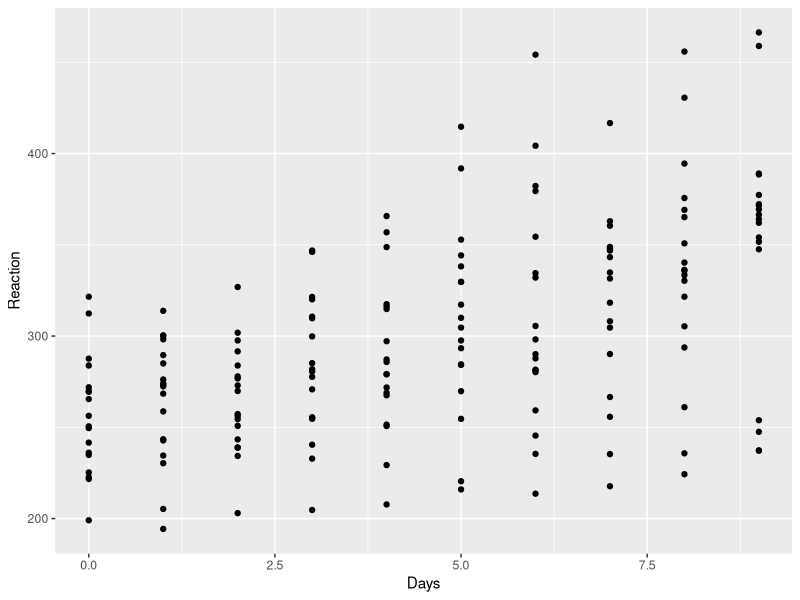
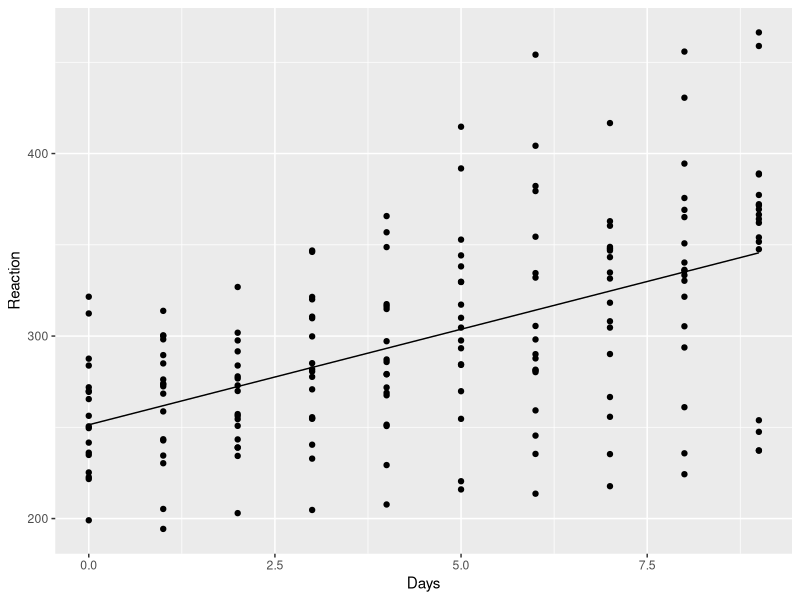
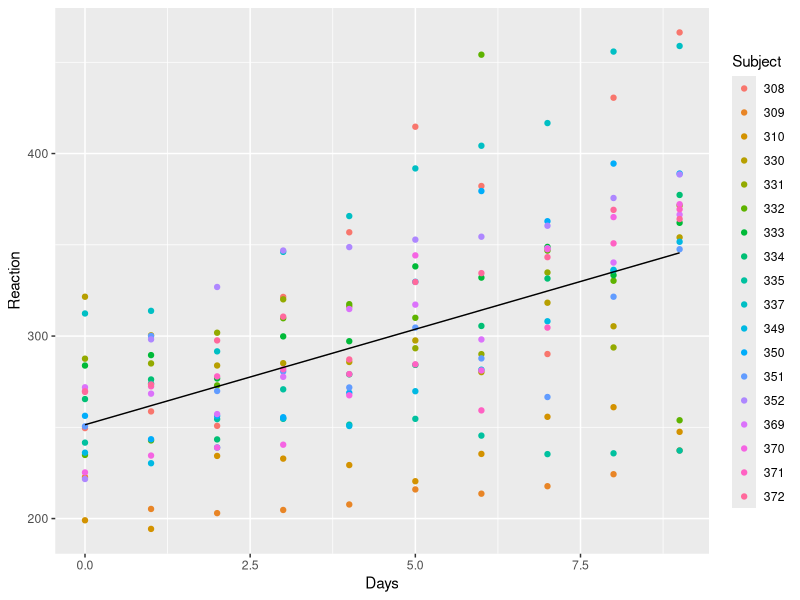
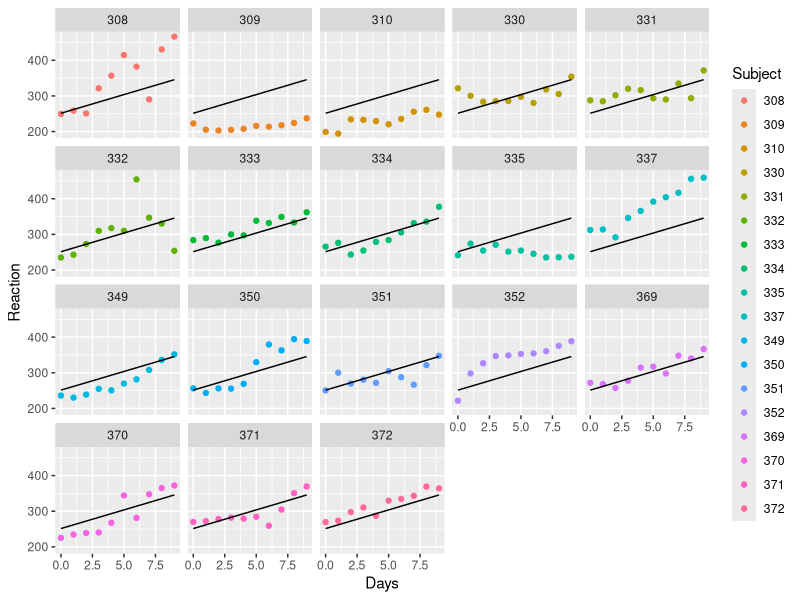
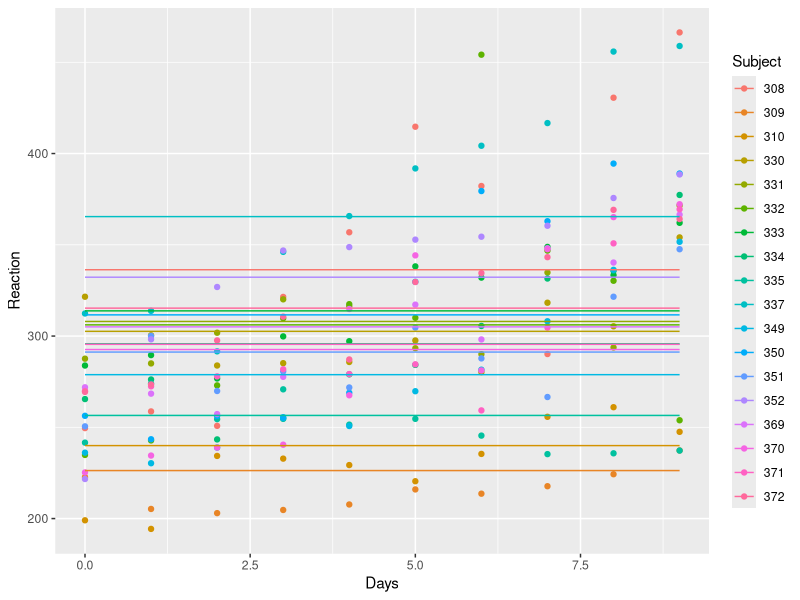
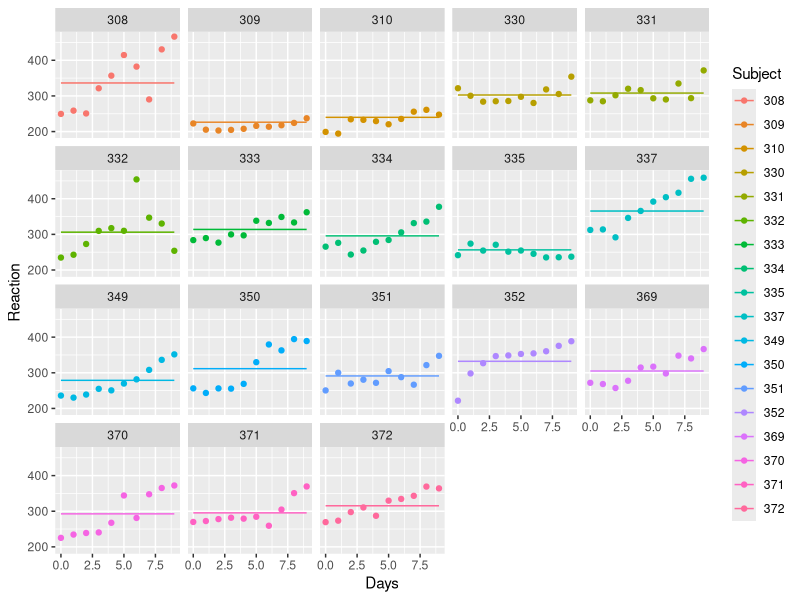
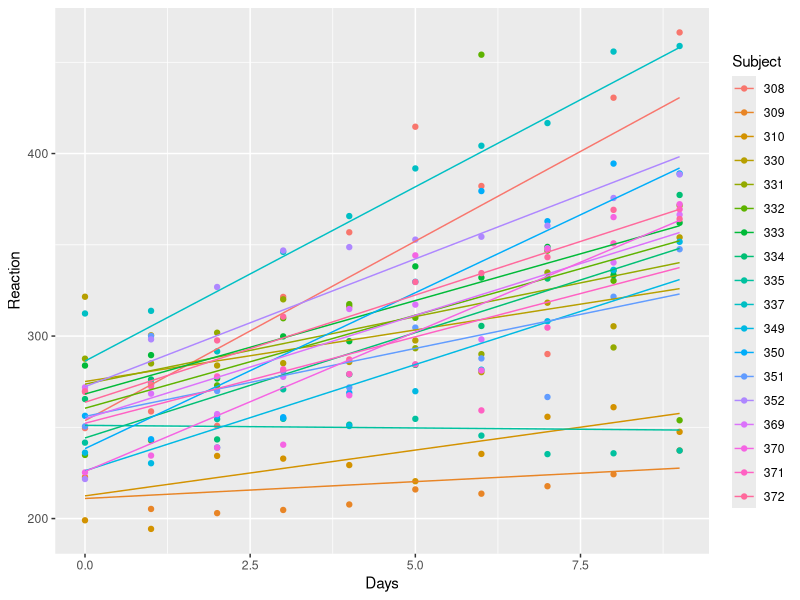
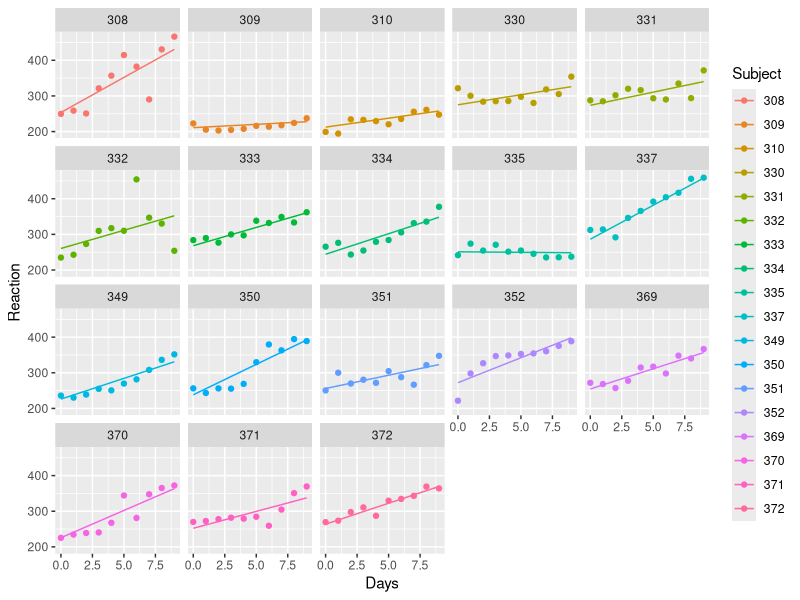

Generate these figures, in order, with R:
## ---- chunk 1
knitr::opts_chunk$set(echo = TRUE)
set.seed(2015)
library(lme4)
library(ggplot2)
library(tibble)
## ---- chunk 2
head(sleepstudy, 10)
tail(sleepstudy, 10)
## ---- chunk 3
sleepstudy |>
  ggplot(aes(x = Days, y = Reaction)) +
  geom_point()
## ---- chunk 4
ss_lm_fit <- lm(Reaction ~ Days, data = sleepstudy)
summary(ss_lm_fit)
## ---- chunk 5
sleepstudy |> 
  ggplot(aes(x = Days, y = Reaction)) +
  geom_point() +
  geom_line(aes(y = predict(ss_lm_fit)))
## ---- chunk 6
sleepstudy |>
  ggplot(aes(x = Days, y = Reaction)) +
  geom_point(aes(color = Subject)) +
  geom_line(aes(y = predict(ss_lm_fit)))
## ---- chunk 7
sleepstudy |> 
  ggplot(aes(x = Days, y = Reaction)) +
  geom_point(aes(color = Subject)) +
  geom_line(aes(y = predict(ss_lm_fit))) +
  facet_wrap(~ Subject)
## ---- chunk 8
ss_ri_fit <- lmer(Reaction ~ 1 + (1 | Subject), data = sleepstudy)
summary(ss_ri_fit)
## ---- chunk 9
ss_ri_vcov <- as.data.frame(VarCorr(ss_ri_fit))$vcov
names(ss_ri_vcov) <- c("sigma^2_u", "sigma^2")
ss_ri_vcov
## ---- chunk 10
ss_ri_vcov["sigma^2_u"] / sum(ss_ri_vcov)
## ---- chunk 11
sleepstudy |> 
  ggplot(aes(x = Days, y = Reaction, color = Subject)) +
  geom_point() +
  geom_line(aes(y = predict(ss_ri_fit)))
## ---- chunk 12
sleepstudy |> 
  ggplot(aes(x = Days, y = Reaction, color = Subject)) +
  geom_point() +
  geom_line(aes(y = predict(ss_ri_fit))) +
  facet_wrap(~ Subject)
## ---- chunk 13
ss_rsi_fit <- lmer(Reaction ~ Days + (Days | Subject), data = sleepstudy)
summary(ss_rsi_fit)
## ---- chunk 14
fixef(ss_rsi_fit)
## ---- chunk 15
ss_rsi_vc <- as.data.frame(VarCorr(ss_rsi_fit))
sigma_rho <- ss_rsi_vc$vcov
sigma_rho[3] <- ss_rsi_vc$sdcor[3]
names(sigma_rho) <- c("sigma^2_u", "sigma^2_v", "rho_uv", "sigma^2")
sigma_rho
## ---- chunk 16
sleepstudy |> 
  ggplot(aes(x = Days, y = Reaction, color = Subject)) +
  geom_point() +
  geom_line(aes(y = predict(ss_rsi_fit)))
## ---- chunk 17
sleepstudy |> 
  ggplot(aes(x = Days, y = Reaction, color = Subject)) +
  geom_point() +
  geom_line(aes(y = predict(ss_rsi_fit))) +
  facet_wrap(~ Subject)
## ---- chunk 18
ss_rifs_fit <- lmer(Reaction ~ Days + (1 | Subject), data = sleepstudy)
summary(ss_rifs_fit)
## ---- chunk 19
sleepstudy |> 
  ggplot(aes(x = Days, y = Reaction, color = Subject)) +
  geom_point() +
  geom_line(aes(y = predict(ss_rifs_fit)))
## ---- chunk 20
sleepstudy |> 
  ggplot(aes(x = Days, y = Reaction, color = Subject)) +
  geom_point() +
  geom_line(aes(y = predict(ss_rifs_fit))) +
  facet_wrap(~ Subject)
## ---- chunk 21
ss_firs_fit <- lmer(Reaction ~ Days + (0 + Days | Subject), data = sleepstudy)
summary(ss_firs_fit)
## ---- chunk 22
sleepstudy |> 
  ggplot(aes(x = Days, y = Reaction, color = Subject)) +
  geom_point() +
  geom_line(aes(y = predict(ss_firs_fit)))
## ---- chunk 23
sleepstudy |> 
  ggplot(aes(x = Days, y = Reaction, color = Subject)) +
  geom_point() +
  geom_line(aes(y = predict(ss_firs_fit))) +
  facet_wrap(~ Subject)
## ---- chunk 24
ss_rsii_fit <- lmer(Reaction ~ Days + (Days || Subject), data = sleepstudy)
summary(ss_rsii_fit)
## ---- chunk 25
ss_rsii_vcov <- as.data.frame(VarCorr(ss_rsii_fit))$vcov
names(ss_rsii_vcov) <- c("sigma^2_u", "sigma^2_v", "sigma^2")
ss_rsii_vcov
## ---- chunk 26
sleepstudy |> 
  ggplot(aes(x = Days, y = Reaction, color = Subject)) +
  geom_point() +
  geom_line(aes(y = predict(ss_rsii_fit)))
## ---- chunk 27
sleepstudy |> 
  ggplot(aes(x = Days, y = Reaction, color = Subject)) +
  geom_point() +
  geom_line(aes(y = predict(ss_rsii_fit))) +
  facet_wrap(~ Subject)
## ---- chunk 28
anova(ss_rsi_fit, ss_rsii_fit, ss_rifs_fit, ss_firs_fit, ss_ri_fit)
## ---- chunk 29
coefs <- 
  list(ss_rsi_fit, ss_rsii_fit, ss_rifs_fit, ss_firs_fit) |> 
  vapply(fixef, FUN.VALUE = double(2)) |> 
  cbind(c(fixef(ss_ri_fit), NA)) |> 
  cbind(coef(ss_lm_fit))
colnames(coefs) <- c("RSI", "RSI-i", "RIFS", "FIRS", "RI", "LM")
coefs
